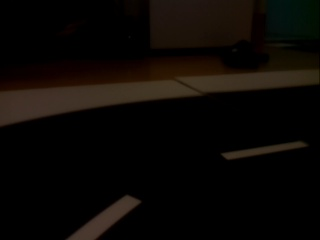
#> input picture dataset/1.jpg, 320 x 240 px; its folder holds only this picture in this run
$ python test_fast_lane_detection_kmeans.py   (Python 2 division)
#> lines starting #> are read from the running program, lines starting #| are printed output that depends on the picture
import time
import cv2
import numpy as np
from sklearn.cluster import KMeans
import matplotlib.pyplot as plt

# initialize the camera and grab a reference to the raw camera capture

start = time.time()
end = time.time()

pts1 = np.float32([[118,60], [188,60], [287,180], [11, 183]])
pts2 = np.float32([[25,10], [160, 10], [160, 300], [25, 300]])
erode_k = np.uint8([[0,0,1,0,0],[0,0,1,0,0],[1,1,1,1,1],[0,0,1,0,0],[0,0,1,0,0]])
M = cv2.getPerspectiveTransform(pts1,pts2)
idx = 0

# capture frames from the camera
fushi = np.ones((320,200), np.uint8)*255

mask = np.ones((240,320), np.uint8)*255
mask = cv2.warpPerspective(mask, M,(200, 320))
mask = cv2.erode(mask, erode_k)

plt.axis([0, 200, 0, 300])

for i in range(1, 299):
    # grab the raw NumPy array representing the image, then initialize the timestamp
    # and occupied/unoccupied text
    end = time.time()
    print 1/(end-start)
    start = time.time()
    idx = idx+1
    image = cv2.imread('dataset/%s.jpg' %str(idx),1)
#> image is the input picture: shape (240, 320, 3); mean B, G, R 4.8, 7.8, 11.1
    img_gray = cv2.cvtColor(image, cv2.COLOR_BGR2GRAY)
    # cut out image
    #image = ii.image_cut_out(image, 0, 320, 0, 200)

    #test_image = cv2.imread('shit.jpg', 1)

    #rows, cols, ch = test_image.shape

    cv2.warpPerspective(img_gray, M,(200, 320),fushi,cv2.INTER_LINEAR)
    kernel = np.ones((7,7), np.float32) / 25
    dst = cv2.filter2D(fushi, -1, kernel)
    dst = cv2.Canny(dst, 60, 180)
    #dst = cv2.dilate(dst,erode_k)
    dst = cv2.bitwise_and(dst,dst, mask=mask)
    dst = cv2.dilate(dst, erode_k)
    dst = cv2.dilate(dst, erode_k)

    print dst

    els = []

    for m in range(1, 300):
        for n in range(1, 200):
            if dst[m][n] == 255:
                els.append([m, n])

    if len(els) != 0:

        k_means = KMeans(n_clusters=2)
        k_means.fit(els)
        center = k_means.cluster_centers_
        labels = k_means.labels_
        error = k_means.inertia_

        # plot points using different colors
        #colors = cm.Spectral(labels.astype(float) / 2)

        print center
        print labels
        print error

        x1 = []
        y1 = []
        x3 = []
        y3 = []

        for x in range(len(els)):
            if k_means.labels_[x] == 0:
                x1.append(els[x][0])
                y1.append(els[x][1])
            elif k_means.labels_[x] == 1:
                x3.append(els[x][0])
                y3.append(els[x][1])

        plt.scatter(x1, y1, c="blue")
        plt.scatter(x3, y3, c="green")

        x2 = [x[0] for x in center]
        y2 = [x[1] for x in center]
        plt.scatter(x2, y2, c="red")

        plt.pause(2)
        plt.show()

    #dst = cv2.warpPerspective(dst, M, (200,320))
    lines = cv2.HoughLines(dst,1, np.pi/180, 1)
    print lines

    try:
        line = lines[:,0,:]
        for rho,theta in line[:]:
            try:
                a = np.cos(theta)
                b = np.sin(theta)
                x0 = a*rho
                y0 = b*rho
                x1 = int(x0 + 500*(-b))
                y1 = int(y0 + 500*(a))
                x2 = int(x0 - 500*(-b))
                y2 = int(y0 - 500*(a))
                cv2.line(dst, (x1, y1),(x2,y2),255,2)
    # show the frame
            except:
                pass
    except:
        pass

    cv2.imshow("Frame", dst)
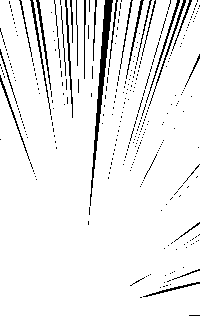
#> window 'Frame': shape (320, 200); 93.2% white; black in thin lines or dots
    key = cv2.waitKey(100) & 0xFF
#> (key q is pressed here)
    # clear the stream in preparation for the next frame
    #rawCapture.truncate(0)
    # if the `q` key was pressed, break from the loop
    if key == ord("q"):
        break
